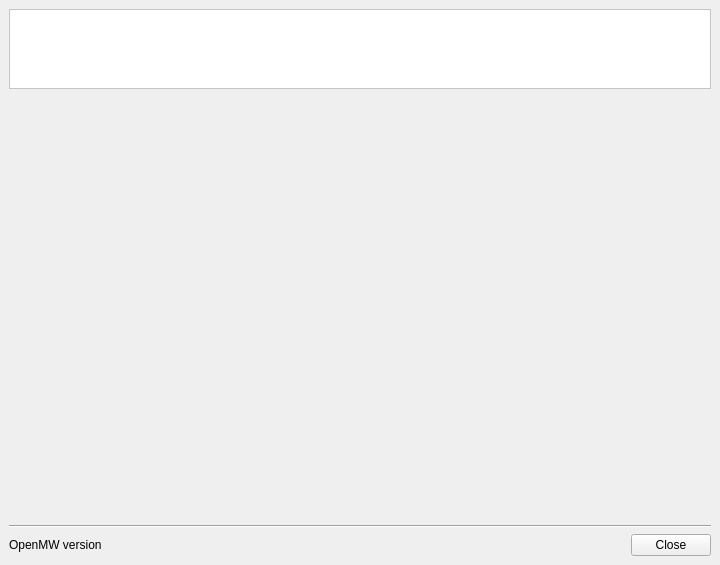
<?xml version="1.0" encoding="UTF-8"?>
<ui version="4.0">
 <class>MainWindow</class>
 <widget class="QMainWindow" name="MainWindow">
  <property name="geometry">
   <rect>
    <x>0</x>
    <y>0</y>
    <width>720</width>
    <height>565</height>
   </rect>
  </property>
  <property name="minimumSize">
   <size>
    <width>720</width>
    <height>565</height>
   </size>
  </property>
  <property name="windowTitle">
   <string>OpenMW Launcher</string>
  </property>
  <property name="windowIcon">
   <iconset resource="../launcher/launcher.qrc">
    <normaloff>:/images/openmw.png</normaloff>:/images/openmw.png</iconset>
  </property>
  <widget class="QWidget" name="centralwidget">
   <layout class="QVBoxLayout" name="verticalLayout_2">
    <item>
     <widget class="QListWidget" name="iconWidget">
      <property name="minimumSize">
       <size>
        <width>400</width>
        <height>80</height>
       </size>
      </property>
      <property name="maximumSize">
       <size>
        <width>16777215</width>
        <height>80</height>
       </size>
      </property>
      <property name="styleSheet">
       <string notr="true">#iconWidget {
    background-color: palette(base);
    background-repeat: no-repeat;
    background-attachment: scroll;
    background-position: right;
}
</string>
      </property>
     </widget>
    </item>
    <item>
     <widget class="QStackedWidget" name="pagesWidget"/>
    </item>
    <item>
     <widget class="Line" name="line">
      <property name="orientation">
       <enum>Qt::Horizontal</enum>
      </property>
     </widget>
    </item>
    <item>
     <layout class="QHBoxLayout" name="horizontalLayout">
      <item>
       <widget class="QLabel" name="versionLabel">
        <property name="text">
         <string>OpenMW version</string>
        </property>
       </widget>
      </item>
      <item>
       <spacer name="horizontalSpacer">
        <property name="orientation">
         <enum>Qt::Horizontal</enum>
        </property>
        <property name="sizeHint" stdset="0">
         <size>
          <width>40</width>
          <height>20</height>
         </size>
        </property>
       </spacer>
      </item>
      <item>
       <widget class="QDialogButtonBox" name="buttonBox">
        <property name="standardButtons">
         <set>QDialogButtonBox::Close</set>
        </property>
       </widget>
      </item>
     </layout>
    </item>
   </layout>
  </widget>
 </widget>
 <resources>
  <include location="../launcher/launcher.qrc"/>
 </resources>
 <connections/>
</ui>
